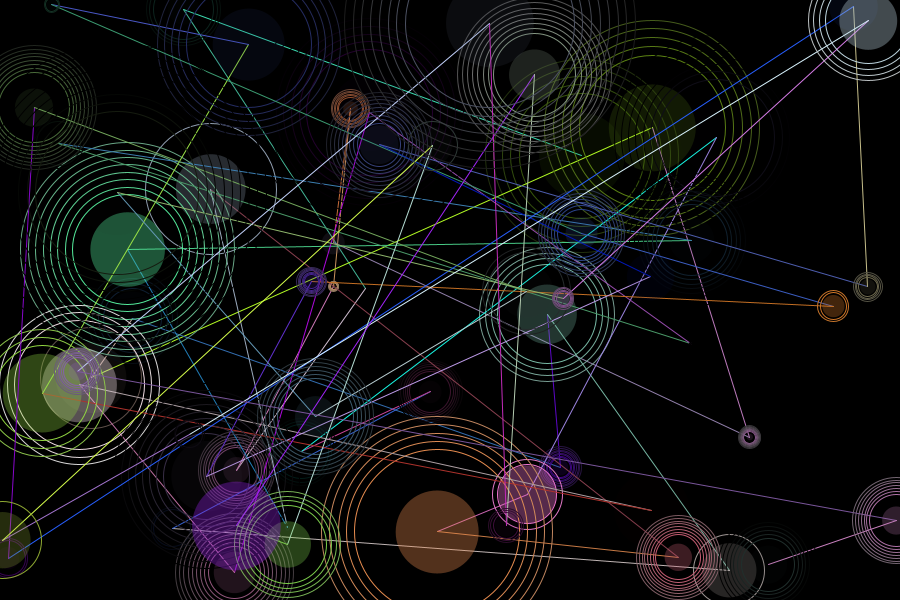
Frame 1 (no input)
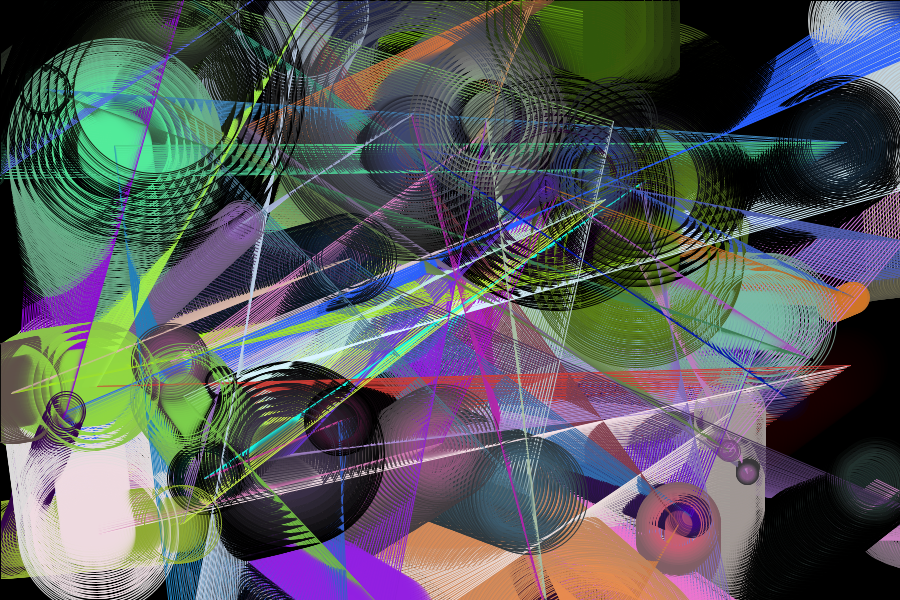
Frame 60 (the mouse pressed at the canvas centre just before this capture)
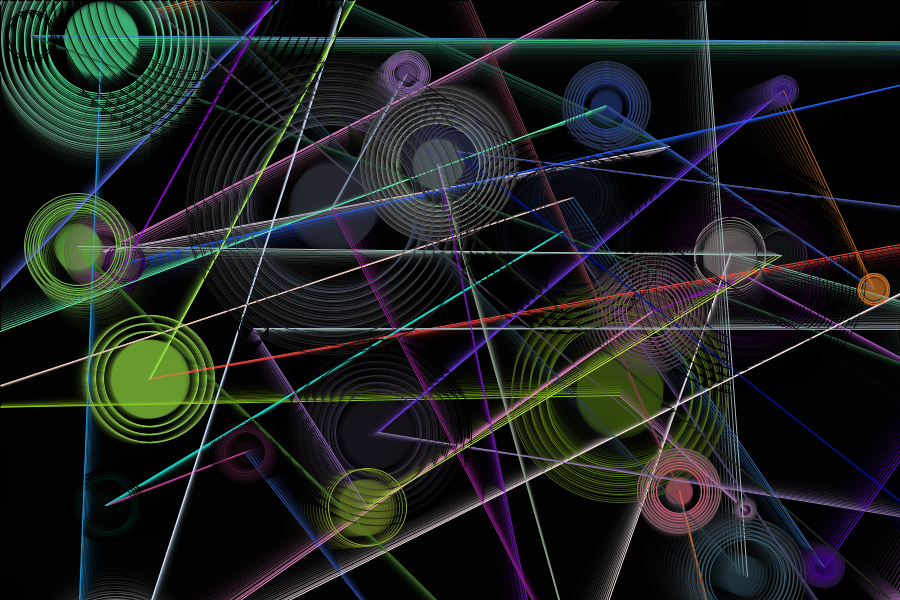
Frame 120 (the mouse held since frame 60 and released just before this capture)

The Processing sketch that drew these frames (run headless with seeded random() and noise(); from frame 60 on, the mouse is pressed at the canvas centre):

// Processing sketch: processing_147253
// ── processing_147253.pde

int cant = 60;

float[] X = new float[cant]; 
float[] Y = new float[cant]; 
float[] T = new float[cant]; 
float[] C = new float[cant]; 
float[] Cs = new float[cant]; 
float[] Cb = new float[cant]; 

float[] arranque = new float[cant]; 
int [] max = new int[cant]; 
float[] velx = new float[cant]; 
float[] vely = new float[cant]; 

float tamanio;

float velk=1;


//void keyPressed()
//{
//  if (value=RIGHT) {
//  velk=velk-0.1;
//  }
//}

void setup() {
size(900,600);
  //size(displayWidth, displayHeight);
background(0);
  for (int i = 0; i < cant; i++) {
    X[i]=random(0, width);
    Y[i]=random(0, height);
    T[i]=random(0, width/10);
    C[i]=int(random(255));
    Cs[i]=int(random(10, 255));
    Cb[i]=int(random(10, 255));

    arranque[i]= T[i] + random(T[i]);
    max[i] = int(random(10));
    velx[i]=random(-3, 3)+velx[i];
    vely[i]=random(-3, 3)+vely[i];
  }
}


void mouseClicked(){

  for (int i = 0; i < cant; i++) {
    X[i]=random(0, width);
    Y[i]=random(0, height);
    T[i]=random(0, width/10);
    C[i]=int(random(255));
    Cs[i]=int(random(10, 255));
    Cb[i]=int(random(10, 255));

    arranque[i]= T[i] + random(T[i]);
    max[i] = int(random(10));
    velx[i]=random(-3, 3)+velx[i];
    vely[i]=random(-3, 3)+vely[i];
}
}



void draw() {
  fill(0,map(mouseX,0,width,0,100)); 

  rect(0, 0, width, height);
  for (int i = 0; i < cant; i++) {

    if (i < cant-1) {
      float dist=(X[i]-X[i+1])*(Y[i]-Y[i+1]);
      float distcolor = map(dist, 0, width*height, 200, 0);
      stroke(C[i], Cs[i], distcolor);
   line(X[i], Y[i], X[i+1], Y[i+1] );
    }

    tamanio=random(0, width/10);
    planeta(X[i], Y[i], T[i], T[i], C[i], arranque[i], max[i], Cs[i], Cb[i]);
    X[i]=X[i]+velx[i]+velk;
    Y[i]=Y[i]+vely[i];
  }
}


void planeta(float rectX, float rectY, float alto, float ancho, float colorplaneta, float arranque, int jmax, float sat, float bri) {
  colorMode(HSB);
  noStroke();
  fill(255);
  fill(colorplaneta, sat, bri,map(bri,0,255,0,100));
  ellipse(rectX, rectY, alto, ancho);

  for (int j=0;j<jmax;j++) {
    stroke(colorplaneta, sat-j*10, bri-j*10);
    noFill();
    ellipse(rectX, rectY, arranque+(ancho*j*0.2), arranque+(alto*j*0.2));
  }
}
